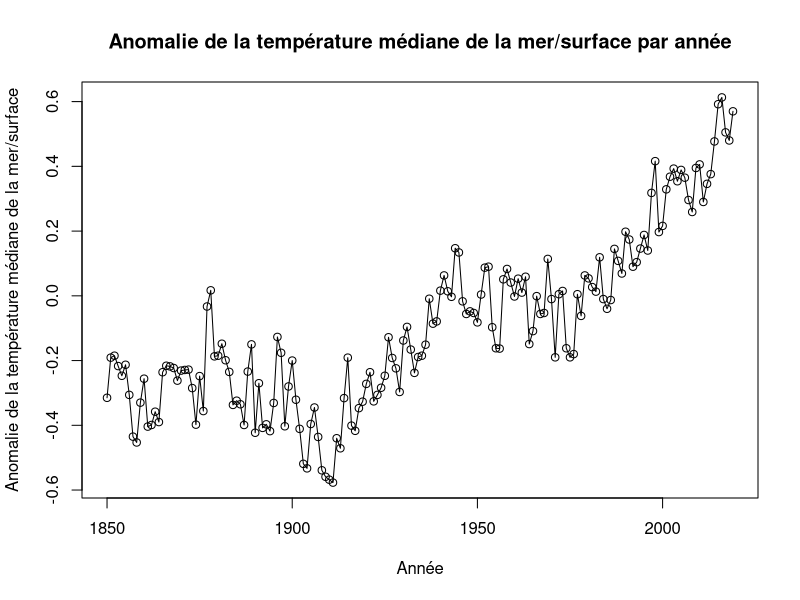

Write R code to recreate this figure. (Note: this script raises an error after producing the figure.)
hadsst <- read.table('./datasets/HadSST.3.1.1.0_annual_globe_ts.txt')
# read.csv(file='HadSST.3.1.1.0_annual_globe_ts.csv')
iris <- read.delim('./datasets/Iris.txt', sep=";")

# View(hadsst)

hadsst_subset <- hadsst[c(1, 2)]
hadsst_v1 <- hadsst[1]
hadsst_v2 <- hadsst[c(1, 2)]
hadsst_v3 <- hadsst[c(1, 3)]
hadsst_v4 <- hadsst[c(1, 4)]

# plot(hadsst_v1, hadsst_v2, type = "o")
# lines(hadsst_v1, hadsst_v3, type = "o", col = "red")
# lines(hadsst_v1, hadsst_v4, type = "o", col = "green")

med_temp_surf_mer_1900_1950 <- plot(hadsst_subset,
                                   main='Anomalie de la température médiane de la mer/surface par année',
                                   ylab='Anomalie de la température médiane de la mer/surface',
                                   xlab='Année',
                                   type='o',
                                   col='black')

ggplot(hadsst, aes(x = hadsst_v1, y = hadsst_v2, col = line)) + geom_line()